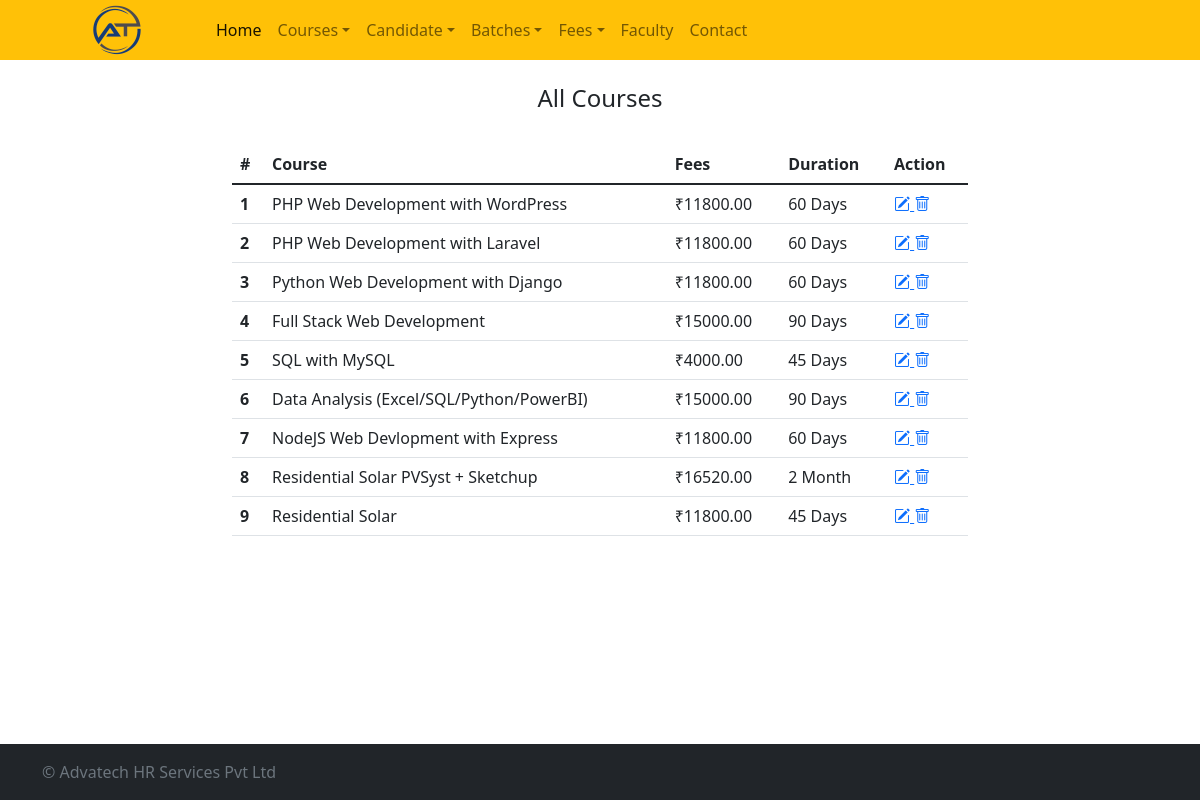
Before: /all-course with the older database file.
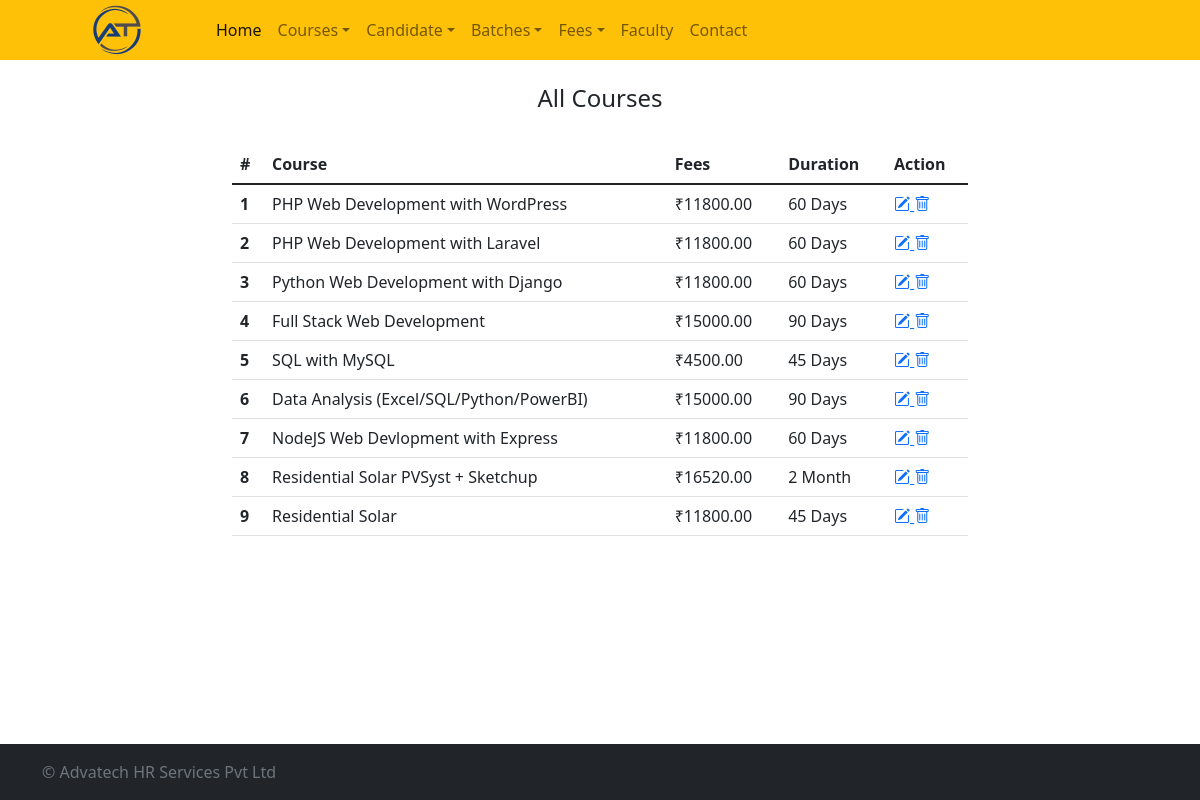
After: the same page with the newer database file.
### crmapp/models.py (models this page shows)
class Course(models.Model):
    course_id = models.AutoField(primary_key=True)
    course_name = models.CharField(max_length=100)
    course_fee = models.DecimalField(max_digits=10, decimal_places=2)
    course_duration = models.CharField(max_length=100, default='')
    date_created = models.DateField(default=datetime.today)

### crmapp/views.py (the view)
# urls.py: path('all-course', views.all_course, name='all_course'),
def all_course(request):
	all_courses = Course.objects.all()
	context = {'courses': all_courses}
	return render(request,'all-course.html',context)

### templates/all-course.html (shortened to what this page needs)
{% extends 'base.html' %}
{% block content %}
<div class="row">
	<div class="col">
	</div>
    <div class="col-8">
		<div class="py-4 text-center">
	    	<h4>All Courses</h4>
	  	</div>
		<table class="table  table-hover">
		  <thead>
		    <tr>
		      <th scope="col">#</th>
		      <th scope="col">Course</th>
		      <th scope="col">Fees</th>
		      <th scope="col">Duration</th>
		      <th scope="col">Action</th>
		    </tr>
		  </thead>
		  <tbody>
		  	{% for course in courses %}
		    <tr>
				<th scope="row">{{ forloop.counter }}</th>
				<td>{{ course.course_name }}</td>
				<td>₹{{ course.course_fee }}</td>
				<td>{{ course.course_duration }}</td>
				<td>
				    <a href="{% url 'edit_course' course.course_id %}">
				        <i class="bi bi-pencil-square" title="Edit"></i>
				    </a>
				    <a onclick="return confirmDelete();" href="{% url 'delete_course' course.course_id %}">
				        <i class="bi bi-trash" title="Delete"></i>
				    </a>
				</td>
		    </tr>
		    {% endfor %}
		  </tbody>
		</table>
	</div>
	<div class="col">
	</div>
</div>
{% endblock %}

### templates/base.html (shortened to what this page needs)
{% load static %}
<html lang="en">
<head>
  <link href="{% static 'css/bootstrap.min.css' %}" rel="stylesheet">
  <link href="https://cdn.jsdelivr.net/npm/bootstrap-icons@1.10.0/font/bootstrap-icons.css" rel="stylesheet">
</head>
<body class="d-flex flex-column h-100">
  <main>
    {% block navigation %}
    <nav class="navbar navbar-expand-lg navbar-light bg-warning" aria-label="Eighth navbar example">
        <div class="container">
            <a class="navbar-brand" href="{% url 'home' %}">
                <img src="{% static 'logo.png' %}"/>
            </a>
            <div class="collapse navbar-collapse" id="navbarsExample07">
                <ul class="navbar-nav me-auto mb-2 mb-lg-0">
                <li class="nav-item">
                  <a class="nav-link active" aria-current="page" href="{% url 'dashboard' %}">Home</a>
                </li>
                <li class="nav-item dropdown">
                  <a class="nav-link dropdown-toggle" href="#" id="dropdown07" data-bs-toggle="dropdown" aria-expanded="false">Courses</a>
                </li>
                <li class="nav-item dropdown">
                  <a class="nav-link dropdown-toggle" href="#" id="dropdown09" data-bs-toggle="dropdown" aria-expanded="false">Candidate</a>
                </li>
                <li class="nav-item dropdown">
                  <a class="nav-link dropdown-toggle" href="#" id="dropdown08" data-bs-toggle="dropdown" aria-expanded="false">Batches</a>
                </li>
                <li class="nav-item dropdown">
                  <a class="nav-link dropdown-toggle" href="#" id="dropdown10" data-bs-toggle="dropdown" aria-expanded="false">Fees</a>
                </li>
                <li class="nav-item">
                  <a class="nav-link" aria-current="page" href="#">Faculty</a>
                </li>
                <li class="nav-item">
                  <a class="nav-link" aria-current="page" href="#">Contact</a>
                </li>
                </ul>
            </div>
        </div>
    </nav>
    {% endblock %}
    <div class="container">
        {% block content %}{% endblock %}
    </div>
</main>
<footer class="footer mt-auto py-3 bg-dark">
    {% block footer %}
      <div class="container">
        <span class="text-muted">&copy; Advatech HR Services Pvt Ltd</span>
      </div>
    {% endblock %}
</footer>
</body>
</html>

### templates/base.html (style rules this page uses)
.navbar { padding: 0px; position: sticky; top: 0; }

Changed rows visible on the page:
changed Course "SQL with MySQL": course_fee "4000.00" → "4500.00"
